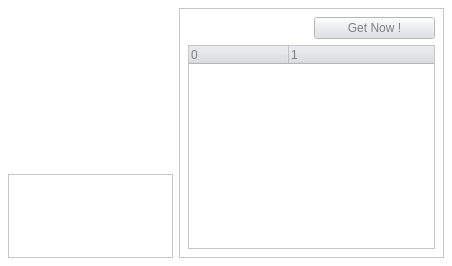
<ui version="4.0" >
 <author></author>
 <comment></comment>
 <exportmacro></exportmacro>
 <class>RzxItemUI</class>
 <widget class="QWidget" name="RzxItemUI" >
  <property name="geometry" >
   <rect>
    <x>0</x>
    <y>0</y>
    <width>452</width>
    <height>266</height>
   </rect>
  </property>
  <property name="sizePolicy" >
   <sizepolicy>
    <hsizetype>5</hsizetype>
    <vsizetype>7</vsizetype>
    <horstretch>0</horstretch>
    <verstretch>0</verstretch>
   </sizepolicy>
  </property>
  <property name="minimumSize" >
   <size>
    <width>16</width>
    <height>16</height>
   </size>
  </property>
  <property name="baseSize" >
   <size>
    <width>700</width>
    <height>186</height>
   </size>
  </property>
  <property name="palette" >
   <palette>
    <active>
     <color>
      <red>128</red>
      <green>128</green>
      <blue>128</blue>
     </color>
     <color>
      <red>221</red>
      <green>223</green>
      <blue>228</blue>
     </color>
     <color>
      <red>255</red>
      <green>255</green>
      <blue>255</blue>
     </color>
     <color>
      <red>255</red>
      <green>255</green>
      <blue>255</blue>
     </color>
     <color>
      <red>110</red>
      <green>111</green>
      <blue>114</blue>
     </color>
     <color>
      <red>147</red>
      <green>149</green>
      <blue>152</blue>
     </color>
     <color>
      <red>128</red>
      <green>128</green>
      <blue>128</blue>
     </color>
     <color>
      <red>255</red>
      <green>255</green>
      <blue>255</blue>
     </color>
     <color>
      <red>128</red>
      <green>128</green>
      <blue>128</blue>
     </color>
     <color>
      <red>255</red>
      <green>255</green>
      <blue>255</blue>
     </color>
     <color>
      <red>255</red>
      <green>255</green>
      <blue>255</blue>
     </color>
     <color>
      <red>0</red>
      <green>0</green>
      <blue>0</blue>
     </color>
     <color>
      <red>86</red>
      <green>117</green>
      <blue>148</blue>
     </color>
     <color>
      <red>255</red>
      <green>255</green>
      <blue>255</blue>
     </color>
     <color>
      <red>0</red>
      <green>0</green>
      <blue>238</blue>
     </color>
     <color>
      <red>82</red>
      <green>24</green>
      <blue>139</blue>
     </color>
     <color>
      <red>238</red>
      <green>239</green>
      <blue>241</blue>
     </color>
    </active>
    <inactive>
     <color>
      <red>128</red>
      <green>128</green>
      <blue>128</blue>
     </color>
     <color>
      <red>221</red>
      <green>223</green>
      <blue>228</blue>
     </color>
     <color>
      <red>255</red>
      <green>255</green>
      <blue>255</blue>
     </color>
     <color>
      <red>255</red>
      <green>255</green>
      <blue>255</blue>
     </color>
     <color>
      <red>110</red>
      <green>111</green>
      <blue>114</blue>
     </color>
     <color>
      <red>147</red>
      <green>149</green>
      <blue>152</blue>
     </color>
     <color>
      <red>128</red>
      <green>128</green>
      <blue>128</blue>
     </color>
     <color>
      <red>255</red>
      <green>255</green>
      <blue>255</blue>
     </color>
     <color>
      <red>128</red>
      <green>128</green>
      <blue>128</blue>
     </color>
     <color>
      <red>255</red>
      <green>255</green>
      <blue>255</blue>
     </color>
     <color>
      <red>255</red>
      <green>255</green>
      <blue>255</blue>
     </color>
     <color>
      <red>0</red>
      <green>0</green>
      <blue>0</blue>
     </color>
     <color>
      <red>86</red>
      <green>117</green>
      <blue>148</blue>
     </color>
     <color>
      <red>255</red>
      <green>255</green>
      <blue>255</blue>
     </color>
     <color>
      <red>0</red>
      <green>0</green>
      <blue>238</blue>
     </color>
     <color>
      <red>82</red>
      <green>24</green>
      <blue>139</blue>
     </color>
     <color>
      <red>238</red>
      <green>239</green>
      <blue>241</blue>
     </color>
    </inactive>
    <disabled>
     <color>
      <red>128</red>
      <green>128</green>
      <blue>128</blue>
     </color>
     <color>
      <red>221</red>
      <green>223</green>
      <blue>228</blue>
     </color>
     <color>
      <red>255</red>
      <green>255</green>
      <blue>255</blue>
     </color>
     <color>
      <red>255</red>
      <green>255</green>
      <blue>255</blue>
     </color>
     <color>
      <red>110</red>
      <green>111</green>
      <blue>114</blue>
     </color>
     <color>
      <red>147</red>
      <green>149</green>
      <blue>152</blue>
     </color>
     <color>
      <red>128</red>
      <green>128</green>
      <blue>128</blue>
     </color>
     <color>
      <red>255</red>
      <green>255</green>
      <blue>255</blue>
     </color>
     <color>
      <red>128</red>
      <green>128</green>
      <blue>128</blue>
     </color>
     <color>
      <red>255</red>
      <green>255</green>
      <blue>255</blue>
     </color>
     <color>
      <red>255</red>
      <green>255</green>
      <blue>255</blue>
     </color>
     <color>
      <red>0</red>
      <green>0</green>
      <blue>0</blue>
     </color>
     <color>
      <red>86</red>
      <green>117</green>
      <blue>148</blue>
     </color>
     <color>
      <red>255</red>
      <green>255</green>
      <blue>255</blue>
     </color>
     <color>
      <red>0</red>
      <green>0</green>
      <blue>238</blue>
     </color>
     <color>
      <red>82</red>
      <green>24</green>
      <blue>139</blue>
     </color>
     <color>
      <red>238</red>
      <green>239</green>
      <blue>241</blue>
     </color>
    </disabled>
   </palette>
  </property>
  <property name="windowTitle" >
   <string>Form</string>
  </property>
  <layout class="QGridLayout" >
   <property name="margin" >
    <number>8</number>
   </property>
   <property name="spacing" >
    <number>6</number>
   </property>
   <item row="0" column="0" >
    <layout class="QGridLayout" >
     <property name="margin" >
      <number>0</number>
     </property>
     <property name="spacing" >
      <number>6</number>
     </property>
     <item row="2" column="1" >
      <layout class="QGridLayout" >
       <property name="margin" >
        <number>0</number>
       </property>
       <property name="spacing" >
        <number>6</number>
       </property>
       <item row="0" column="1" >
        <widget class="QLabel" name="lblFtp" >
         <property name="minimumSize" >
          <size>
           <width>0</width>
           <height>32</height>
          </size>
         </property>
         <property name="maximumSize" >
          <size>
           <width>32</width>
           <height>32</height>
          </size>
         </property>
         <property name="text" >
          <string/>
         </property>
        </widget>
       </item>
       <item row="1" column="1" >
        <widget class="QLabel" name="lblSamba" >
         <property name="minimumSize" >
          <size>
           <width>0</width>
           <height>32</height>
          </size>
         </property>
         <property name="maximumSize" >
          <size>
           <width>32</width>
           <height>32</height>
          </size>
         </property>
         <property name="text" >
          <string/>
         </property>
        </widget>
       </item>
       <item row="1" column="0" >
        <widget class="QLabel" name="lblNews" >
         <property name="minimumSize" >
          <size>
           <width>0</width>
           <height>32</height>
          </size>
         </property>
         <property name="maximumSize" >
          <size>
           <width>32</width>
           <height>32</height>
          </size>
         </property>
         <property name="text" >
          <string/>
         </property>
        </widget>
       </item>
       <item row="0" column="0" >
        <widget class="QLabel" name="lblHttp" >
         <property name="minimumSize" >
          <size>
           <width>0</width>
           <height>32</height>
          </size>
         </property>
         <property name="maximumSize" >
          <size>
           <width>32</width>
           <height>32</height>
          </size>
         </property>
         <property name="text" >
          <string/>
         </property>
        </widget>
       </item>
      </layout>
     </item>
     <item row="0" column="0" colspan="3" >
      <widget class="QLabel" name="lblName" >
       <property name="sizePolicy" >
        <sizepolicy>
         <hsizetype>5</hsizetype>
         <vsizetype>4</vsizetype>
         <horstretch>0</horstretch>
         <verstretch>0</verstretch>
        </sizepolicy>
       </property>
       <property name="text" >
        <string/>
       </property>
       <property name="textFormat" >
        <enum>Qt::RichText</enum>
       </property>
       <property name="alignment" >
        <set>Qt::AlignHCenter</set>
       </property>
      </widget>
     </item>
     <item row="1" column="1" >
      <widget class="QLabel" name="lblIcon" >
       <property name="sizePolicy" >
        <sizepolicy>
         <hsizetype>0</hsizetype>
         <vsizetype>0</vsizetype>
         <horstretch>0</horstretch>
         <verstretch>0</verstretch>
        </sizepolicy>
       </property>
       <property name="minimumSize" >
        <size>
         <width>64</width>
         <height>64</height>
        </size>
       </property>
       <property name="maximumSize" >
        <size>
         <width>64</width>
         <height>64</height>
        </size>
       </property>
       <property name="text" >
        <string/>
       </property>
      </widget>
     </item>
    </layout>
   </item>
   <item row="0" column="1" >
    <widget class="QLabel" name="lblComment" >
     <property name="sizePolicy" >
      <sizepolicy>
       <hsizetype>7</hsizetype>
       <vsizetype>4</vsizetype>
       <horstretch>0</horstretch>
       <verstretch>0</verstretch>
      </sizepolicy>
     </property>
     <property name="minimumSize" >
      <size>
       <width>0</width>
       <height>64</height>
      </size>
     </property>
     <property name="maximumSize" >
      <size>
       <width>16777215</width>
       <height>16777215</height>
      </size>
     </property>
     <property name="text" >
      <string/>
     </property>
     <property name="textFormat" >
      <enum>Qt::PlainText</enum>
     </property>
     <property name="wordWrap" >
      <bool>true</bool>
     </property>
    </widget>
   </item>
   <item row="1" column="0" colspan="2" >
    <widget class="QFrame" name="frame" >
     <property name="frameShape" >
      <enum>QFrame::StyledPanel</enum>
     </property>
     <property name="frameShadow" >
      <enum>QFrame::Raised</enum>
     </property>
     <layout class="QHBoxLayout" >
      <property name="margin" >
       <number>8</number>
      </property>
      <property name="spacing" >
       <number>6</number>
      </property>
      <item>
       <widget class="QLabel" name="lblStateIcon" >
        <property name="minimumSize" >
         <size>
          <width>32</width>
          <height>32</height>
         </size>
        </property>
        <property name="maximumSize" >
         <size>
          <width>32</width>
          <height>32</height>
         </size>
        </property>
        <property name="text" >
         <string/>
        </property>
       </widget>
      </item>
      <item>
       <widget class="QLabel" name="lblState" >
        <property name="text" >
         <string/>
        </property>
       </widget>
      </item>
      <item>
       <widget class="QLabel" name="lblOS" >
        <property name="minimumSize" >
         <size>
          <width>32</width>
          <height>32</height>
         </size>
        </property>
        <property name="maximumSize" >
         <size>
          <width>32</width>
          <height>32</height>
         </size>
        </property>
        <property name="text" >
         <string/>
        </property>
       </widget>
      </item>
      <item>
       <widget class="QLabel" name="lblClient" >
        <property name="text" >
         <string/>
        </property>
       </widget>
      </item>
      <item>
       <widget class="QLabel" name="lblPromo" >
        <property name="minimumSize" >
         <size>
          <width>32</width>
          <height>32</height>
         </size>
        </property>
        <property name="maximumSize" >
         <size>
          <width>32</width>
          <height>32</height>
         </size>
        </property>
        <property name="text" >
         <string/>
        </property>
       </widget>
      </item>
      <item>
       <layout class="QVBoxLayout" >
        <property name="margin" >
         <number>0</number>
        </property>
        <property name="spacing" >
         <number>6</number>
        </property>
        <item>
         <widget class="QLabel" name="lblRezal" >
          <property name="text" >
           <string/>
          </property>
         </widget>
        </item>
        <item>
         <widget class="QLabel" name="lblIP" >
          <property name="text" >
           <string/>
          </property>
         </widget>
        </item>
       </layout>
      </item>
     </layout>
     <widget class="QWidget" name="widget" >
      <property name="geometry" >
       <rect>
        <x>11</x>
        <y>11</y>
        <width>234</width>
        <height>40</height>
       </rect>
      </property>
     </widget>
    </widget>
   </item>
   <item rowspan="2" row="0" column="2" >
    <widget class="QFrame" name="frame_2" >
     <property name="frameShape" >
      <enum>QFrame::StyledPanel</enum>
     </property>
     <property name="frameShadow" >
      <enum>QFrame::Raised</enum>
     </property>
     <layout class="QGridLayout" >
      <property name="margin" >
       <number>8</number>
      </property>
      <property name="spacing" >
       <number>6</number>
      </property>
      <item row="1" column="0" colspan="2" >
       <widget class="QTreeWidget" name="propsView" >
        <property name="sizePolicy" >
         <sizepolicy>
          <hsizetype>7</hsizetype>
          <vsizetype>7</vsizetype>
          <horstretch>0</horstretch>
          <verstretch>0</verstretch>
         </sizepolicy>
        </property>
        <property name="minimumSize" >
         <size>
          <width>0</width>
          <height>128</height>
         </size>
        </property>
        <property name="maximumSize" >
         <size>
          <width>300</width>
          <height>16777215</height>
         </size>
        </property>
        <property name="baseSize" >
         <size>
          <width>300</width>
          <height>128</height>
         </size>
        </property>
        <property name="alternatingRowColors" >
         <bool>true</bool>
        </property>
        <property name="rootIsDecorated" >
         <bool>false</bool>
        </property>
        <property name="uniformRowHeights" >
         <bool>true</bool>
        </property>
        <property name="itemsExpandable" >
         <bool>false</bool>
        </property>
        <property name="columnCount" >
         <number>2</number>
        </property>
        <column>
         <property name="text" >
          <string>0</string>
         </property>
        </column>
        <column>
         <property name="text" >
          <string>1</string>
         </property>
        </column>
       </widget>
      </item>
      <item row="0" column="0" >
       <widget class="QLabel" name="lblDate" >
        <property name="text" >
         <string/>
        </property>
       </widget>
      </item>
      <item row="0" column="1" >
       <widget class="QPushButton" name="btnProperties" >
        <property name="text" >
         <string>Get Now !</string>
        </property>
       </widget>
      </item>
     </layout>
    </widget>
   </item>
  </layout>
  <widget class="QWidget" name="layoutWidget" >
   <property name="geometry" >
    <rect>
     <x>140</x>
     <y>10</y>
     <width>16</width>
     <height>178</height>
    </rect>
   </property>
  </widget>
 </widget>
 <pixmapfunction></pixmapfunction>
 <resources/>
 <connections/>
</ui>
